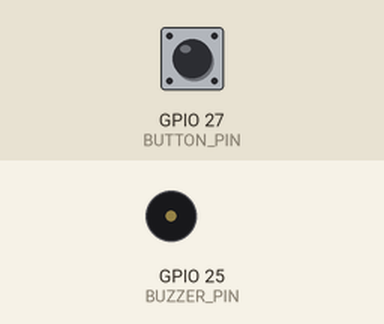
Simulated run of this sketch. Board: ESP32. On the bench: buzzer (waves = sounding, pin HIGH). Inputs (shaded band) come from the test bench; at power-on: GPIO 27 (BUTTON_PIN) HIGH.

Above: at 1.2 s.
1.3 s: GPIO 27 (BUTTON_PIN) pulled LOW for 1 s
At 1.54 s:
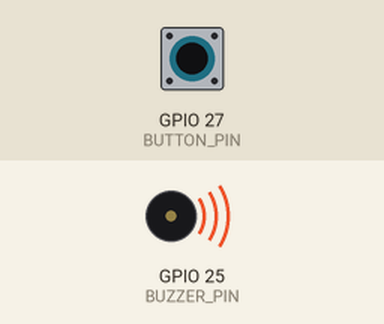
4.3 s: GPIO 27 (BUTTON_PIN) pulled LOW for 3.2 s
At 8.5 s:
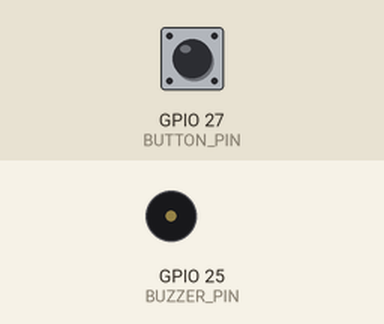
Timing chart, 0 to 10.0 s (numbered marks = the images above; inputs shaded):
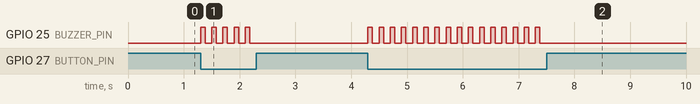

Measured:
- after the input at 1.3 s, GPIO 25 (BUZZER_PIN): alternates HIGH for 0.08 s and LOW for 0.12 s, 10 changes in all, then stays LOW, starting at once
- after the input at 4.3 s, GPIO 25 (BUZZER_PIN): alternates HIGH for 0.08 s and LOW for 0.12 s, 32 changes in all, then stays LOW, starting at once

The sketch:

day14_buzzer_button.ino
```cpp
const int BUTTON_PIN = 27;
const int BUZZER_PIN = 25;

void setup() {
  pinMode(BUTTON_PIN, INPUT_PULLUP);
  pinMode(BUZZER_PIN, OUTPUT);
}

void loop() {
  if (digitalRead(BUTTON_PIN) == LOW) {
    digitalWrite(BUZZER_PIN, HIGH);
    delay(80);
    digitalWrite(BUZZER_PIN, LOW);
    delay(120);
  }
}
```
